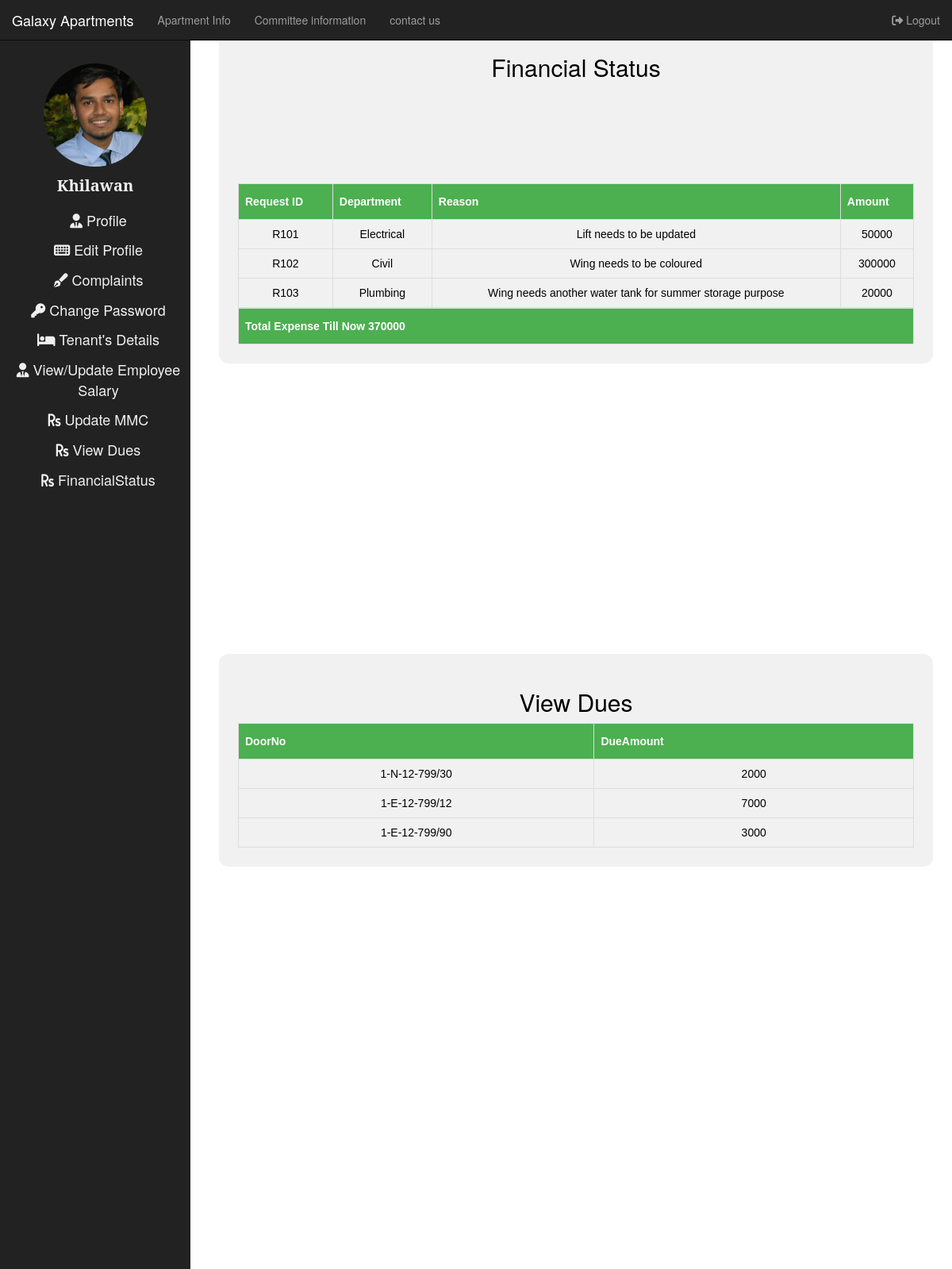
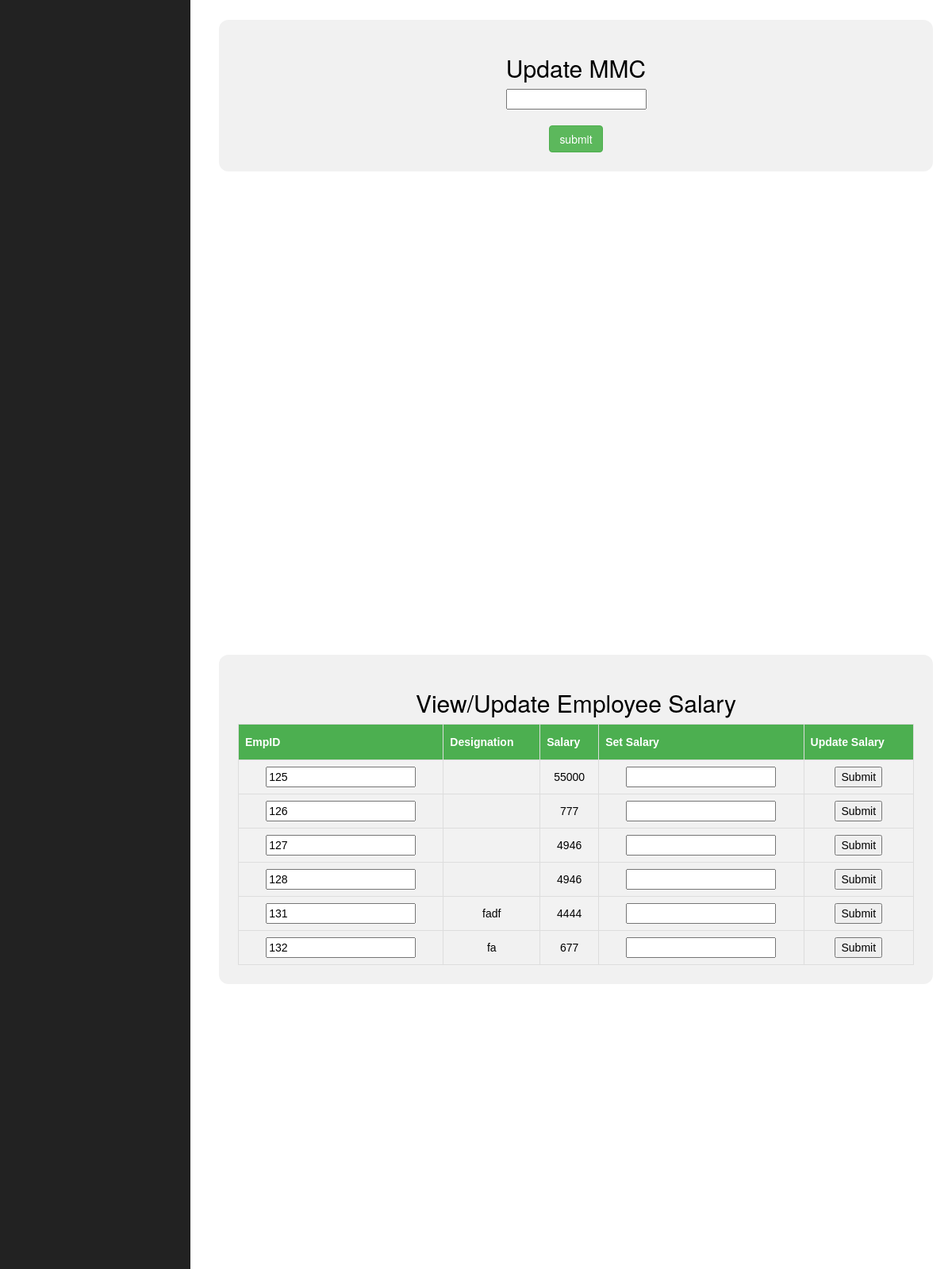
The app's page /Apartment/treasurer.php (signed in, upper part) with its own data (2 pictures, top to bottom).
### tables this page shows
CREATE TABLE `member` (
  `doorno` varchar(20) NOT NULL,
  `name` varchar(50) NOT NULL,
  `phone` varchar(13) NOT NULL,
  `email` varchar(50) NOT NULL,
  `fathername` varchar(50) NOT NULL,
  `mothername` varchar(50) NOT NULL,
  `occupation` varchar(20) NOT NULL,
  `contactaddress` varchar(500) NOT NULL,
  `permanentaddress` varchar(500) NOT NULL,
  `flatstatus` varchar(20) NOT NULL,
  `profilepic` varchar(50) NOT NULL,
  `adharcard` varchar(50) NOT NULL,
  `addressproof` varchar(50) NOT NULL,
  `saledeed` varchar(50) NOT NULL,
  `password` varchar(30) NOT NULL,
  `type` varchar(10) NOT NULL
);

CREATE TABLE `fundrequest` (
  `Department` varchar(50) NOT NULL,
  `EmployeeId` varchar(50) NOT NULL,
  `Reason` varchar(500) NOT NULL,
  `Amount` int(10) NOT NULL,
  `Status` varchar(50) NOT NULL,
  `RequestID` varchar(50) NOT NULL
);

CREATE TABLE `transactionhistory` (
  `TransactionId` varchar(50) NOT NULL,
  `MMC` int(50) NOT NULL,
  `DueAmount` int(50) DEFAULT 0,
  `DoorNo` varchar(50) NOT NULL,
  `last_payment` int(11) DEFAULT NULL
);

CREATE TABLE `employee` (
  `EmpID` int(50) NOT NULL,
  `Department` varchar(50) NOT NULL,
  `MobileNumber` varchar(15) NOT NULL,
  `Email` varchar(50) NOT NULL,
  `Salary` varchar(50) NOT NULL,
  `Name` varchar(20) NOT NULL,
  `Designation` varchar(60) DEFAULT NULL
);

### Apartment/treasurer.php (the view, shortened to what this page needs)
<!DOCTYPE html>
<?php
 if(isset($_SESSION["doorno"]) && !empty($_SESSION["doorno"]))
{
?>
<html>
<head>
  <link rel="stylesheet" href="https://maxcdn.bootstrapcdn.com/bootstrap/3.4.0/css/bootstrap.min.css">
  <link href="css/user.css" rel="stylesheet" type="text/css">
</head>
<?php
 if(isset($_SESSION["doorno"]) && !empty($_SESSION["doorno"]))
  {
    $doorno=$_SESSION["doorno"];
    $servername = "localhost";
    $username = "root";
    $password = "";
    $dbname="society";
    $conn = new mysqli($servername, $username, $password,$dbname);
    if ($conn->connect_error)
    {
      die("Connection failed: " . $conn->connect_error);
    }
    else
    {
      $sql = "SELECT * FROM member WHERE doorno='$doorno'";
      if ($result=mysqli_query($conn,$sql))
      {
        $rowcount=mysqli_num_rows($result);
          if($rowcount==1)
            {
              $row = mysqli_fetch_assoc($result);
              $name=$row['name'];
              $profile=$row['profilepic'];
            }
      }
    }
  }
?>
<body>
<nav class="navbar navbar-inverse navbar-fixed-top" style="margin-bottom:0;">
  <div class="container-fluid">
    <div class="navbar-header">
      <a class="navbar-brand " href="index.html">Galaxy Apartments</a>
    </div>
    <ul class="nav navbar-nav">
      <li><a href="apartment.html">Apartment Info</a></li>
      <li><a href="committee.html">Committee information</a></li>
      <li><a href="contact.html">contact us</a></li>
    </ul>
  <ul class="nav navbar-nav navbar-right">
      <li><a href="logout.php"><i class="fas fa-sign-out-alt"></i>&nbsp;Logout</a></li>
    </ul>
  </div>
</nav>
<div class="sidenav">
  <img src="<?php echo $profile; ?>" class="i-circle" alt="Cinque Terre" width="130px" height="130px">
  <p class="name"><?php echo $name; ?></p>
  <a href="#About"><i class="fas fa-user-tie"></i>&nbsp;Profile</a>
  <a href="#Skills"><i class="fas fa-keyboard"></i>&nbsp;Edit Profile </a>
  <a href="#Education"><i class="fas fa-pen-fancy"></i>&nbsp;Complaints</a>
  <a href="#Projects"><i class="fas fa-key"></i>&nbsp;Change Password</a>
  <a href="#Contact"><i class="fas fa-bed"></i>&nbsp;Tenant's Details</a>
  <a href="#ViewUpdateEmpSal"><i class="fas fa-user-tie"></i>&nbsp;View/Update Employee Salary </a>
  <a href="#UpdateMMC"><i class="fas fa-rupee-sign"></i>&nbsp;Update MMC </a>
  <a href="#ViewTransaction"><i class="fas fa-rupee-sign"></i>&nbsp;View Dues </a>
  <a href="#FinancialStatus"><i class="fas fa-rupee-sign"></i>&nbsp;FinancialStatus</a>
</div>
<div class="main1" style="padding: 2vw;" id="FinancialStatus">
      <div class="chart" style="color:black">
        <h2>
          Financial Status
        </h2>
        <table width="100%" id="customers">
          <tr>
          <th>Request ID</th>
          <th>Department</th>
          <th>Reason</th>
          <th>Amount</th>
        </tr>
          <?php
$servername = "localhost";
  $username = "root";
  $password = "";
  $dbname="society";
  $conn = new mysqli($servername, $username, $password,$dbname);
$sql = "SELECT Department,EmployeeId,Reason,Amount,RequestID  FROM `fundrequest` WHERE Status='Approved'";
$result = $conn->query($sql);
$final = 0;
if ($result->num_rows > 0) {
    while($row = $result->fetch_assoc()) {
      ?>
        <tr>
          <td><?php echo $row["RequestID"]; ?></td>
          <td><?php echo $row["Department"]; ?></td>
          <td><?php echo $row["Reason"]; ?></td>
          <td><?php echo $row["Amount"]; ?></td>
        </tr>
        <?php
        $final = $final + $row["Amount"];
    }
} else {
    echo "No Expense Till Now";
}
?>
</table>
<table width="100%" id="customers">
<tr>
  <th><?php echo "Total Expense Till Now   ". $final ?></th>
</tr>
</table>
      </div>
</div>
<div class="main1" style="padding: 2vw;" id="ViewTransaction">
      <div class="chart" style="color:black">
        <h2>
          View Dues
        </h2>
        <table width="100%" id="customers">
        <tr>
          <th>DoorNo</th>
          <th>DueAmount</th>
        </tr>
        <?php
$servername = "localhost";
  $username = "root";
  $password = "";
  $dbname="society";
  $conn = new mysqli($servername, $username, $password,$dbname);
  $sql = "SELECT DoorNo,TransactionId,MMC,DueAmount FROM `transactionhistory`";
$result = $conn->query($sql);
if ($result->num_rows > 0) {
    while($row = $result->fetch_assoc()) {
        ?>
        <tr>
          <td><?php echo $row["DoorNo"]; ?></td>
          <td><?php echo $row["DueAmount"]; ?></td>
        </tr>
    <?php
    }
} else {
    echo "No pending Requests";
}
?>
  </table>
      </div>
</div>
<div class="main1" style="padding: 2vw;" id="UpdateMMC">
      <div class="chart" style="color:black">
        <h2>
        Update MMC
        </h2>
  <form class="mmc" action="Update_MMC_2.php" method="POST">
      <input type="text" name="set_mmc" id="set_mmc">
      <br>
      <br>
      <input type="submit" name="submit" class="btn btn-success" value="submit">
  </form>
      </div>
</div>
<div class="main1" style="padding: 2vw;" id="ViewUpdateEmpSal">
      <div class="chart" style="color:black">
        <h2>
        View/Update Employee Salary
        </h2>
    <table width="100%" id="customers">
        <tr>
          <th>EmpID</th>
          <th>Designation</th>
          <th>Salary</th>
          <th>Set Salary</th>
          <th>Update Salary</th>
        </tr>
        <?php
$servername = "localhost";
  $username = "root";
  $password = "";
  $dbname="society";
  $conn = new mysqli($servername, $username, $password,$dbname);
  $sql = "SELECT EmpID,Designation,Salary FROM `employee`";
$result = $conn->query($sql);
if ($result->num_rows > 0) {
    while($row = $result->fetch_assoc()) {
        ?>
        <form class="upd_sal_form" method="POST" action="emp_update_sal_set.php" >
        <tr>
          <td><input type="text" name="EmpID" id="EmpID" value="<?php echo $row["EmpID"]; ?>" readonly>  </td>
          <td><?php echo $row["Designation"]; ?></td>
          <td><?php echo $row["Salary"]; ?></td>
          <td><input type="text" name="updated_salary" id="updated_salary" value=""></td>
          <td><input type="submit" name="submit"></td>
        </tr>
        </form>
    <?php
    }
} else {
    echo "No pending Requests";
}
?>
      </table>
      </div>
</div>
</body>
</html>
               ?><script type="text/javascript">alert("<?php echo "error in tenant data".$conn->error; ?>");</script><?php
}
else
{
  header("Location: http://localhost/society1/login.php");
}
?>

### Apartment/css/user.css (style rules this page uses)
.name { font-family:'Noto Serif', serif; padding-top: 10px; font-weight: bold; font-size:20px; color:#F0F0F0; }
.sidenav { width:20vw; position: fixed; text-align: center; z-index: 1; left:0; background: #222222; overflow-x: hidden; padding-top: 20px; padding-top: 10vh; height: 100%; }
.sidenav a { padding: 6px 8px 6px 16px; text-decoration: none; font-size: 18px; color:#F0F0F0; display: block; }
.i-circle { border-radius: 50%; }
.main1 { text-align: center; padding:5vh 1vw; float: right; width: 80vw; height: 100vh; }
.chart { background-color: rgba(240, 240, 240,0.9); padding:2vw; border-radius: 1vw; margin-left: 1vw; }

### Apartment/treasurer.php (style rules this page uses)
table, td { padding:0.7vh; }
#customers { font-family: "Trebuchet MS", Arial, Helvetica, sans-serif; border-collapse: collapse; width: 100%; }
#customers td, #customers th { border: 1px solid #ddd; padding: 8px; }
#customers tr:nth-child(even) { background-color: #f2f2f2; }
#customers th { padding-top: 12px; padding-bottom: 12px; text-align: center; background-color: #4CAF50; color: white; }
#customers th { padding-top: 12px; padding-bottom: 12px; text-align: left; background-color: #4CAF50; color: white; }

### records on screen
member: profilepic (picture), name "Khilawan"
fundrequest: RequestID "R101", Department "Electrical", Reason "Lift needs to be updated", Amount "50000"
fundrequest: RequestID "R102", Department "Civil", Reason "Wing needs to be coloured", Amount "300000"
fundrequest: RequestID "R103", Department "Plumbing", Reason "Wing needs another water tank for summer storage purpose", Amount "20000"
transactionhistory: DoorNo "1-N-12-799/30", DueAmount "2000"
transactionhistory: DoorNo "1-E-12-799/12", DueAmount "7000"
transactionhistory: DoorNo "1-E-12-799/90", DueAmount "3000"
employee: EmpID "125", Salary "55000"
employee: EmpID "126", Salary "777"
employee: EmpID "127", Salary "4946"
employee: EmpID "128", Salary "4946"
employee: EmpID "131", Designation "fadf", Salary "4444"
employee: EmpID "132", Designation "fa", Salary "677"

### other values on screen
$final "370000"
